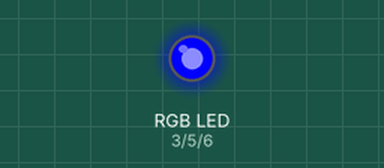
This sketch was run on a simulated Arduino Uno, built with avr-gcc and run on an emulated ATmega328P. Parts: an RGB LED mixed from three pins (HIGH = lit). What the sketch prints to the serial monitor is not drawn.

Above: at 34.81 s.
Timing chart, 0 to 40.0 s (numbered marks = the images above):
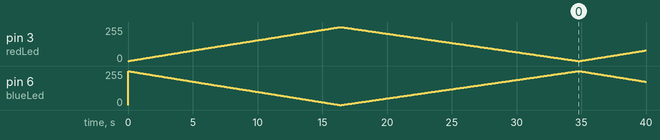

The sketch:

06_fadeAcrossLoops.ino
```cpp
// cross fade RGB across loops.
// we use a variable called colorStepCounter to hold the brightness state.
// we adjust the colorStepCounter by an increment each loop.
// we limit the colorStepCounter to 255 at the top and 0 at the bottom of the 'stairs'

// led PINs (~)
int redLed   = 3;
int greenLed = 5;
int blueLed  = 6;

// color channel Variables
int redValue   = 0;
int greenValue = 0;
int blueValue  = 0;

// utility variables
int loopCounter = 0;

int colorStepCounter = 0;
int colorIncrement = 1;

void setup() {
  // put your setup code here, to run once:
  // set pinModes
  pinMode(redLed,   OUTPUT);
  pinMode(greenLed, OUTPUT);
  pinMode(blueLed,  OUTPUT);

  // start serial
  Serial.begin(9600);
  Serial.println(__FILE__);
}

void loop() {

  // put your main code here, to run repeatedly:
  Serial.print("loop ");
  Serial.println(loopCounter);

  // *** define the color ***
  redValue   = colorStepCounter;
  greenValue = 0; // not used in example
  blueValue  = 255 - colorStepCounter;

  // call FXN to set color
  setRGB (redValue, greenValue, blueValue);

  // call FXN to print color
  printRGB();

  // color step counter
  colorStepCounter += colorIncrement;

  // if at top of stairs, change direction to negative
  if (colorStepCounter > 255) {
    colorStepCounter = 255;
    colorIncrement = -1;
  }

  if ( colorStepCounter < 0 ) {
    colorStepCounter = 0;
    colorIncrement = 1;
  }


  // ***********   increment loop counter    *****************
  // loopCounter is just a way to clearly see how the code is flowing
  // you don't *NEED* it in your programs
  loopCounter++;

  delay(25);

}

// FXN to set the RGB value of LED -- colors passed to function.
void setRGB (int setRed, int setGreen, int setBlue){
  //  *** set color ***
  analogWrite(redLed,   setRed );
  analogWrite(greenLed, setGreen );
  analogWrite(blueLed,  setBlue );
}

// FXN to print the colors selected by user above.
void printRGB (){
  // *** print color ***
  Serial.print("\t red, green, blue =\t" );
    Serial.print(redValue);
  Serial.print(",\t");
    Serial.print(greenValue);
  Serial.print(",\t");
    Serial.print(blueValue);

    if ( colorIncrement > 0) {
       Serial.println("\tCounter going up.\n");
    } else {
       Serial.println("\tCounter going back down.\n");
    }
}
```
